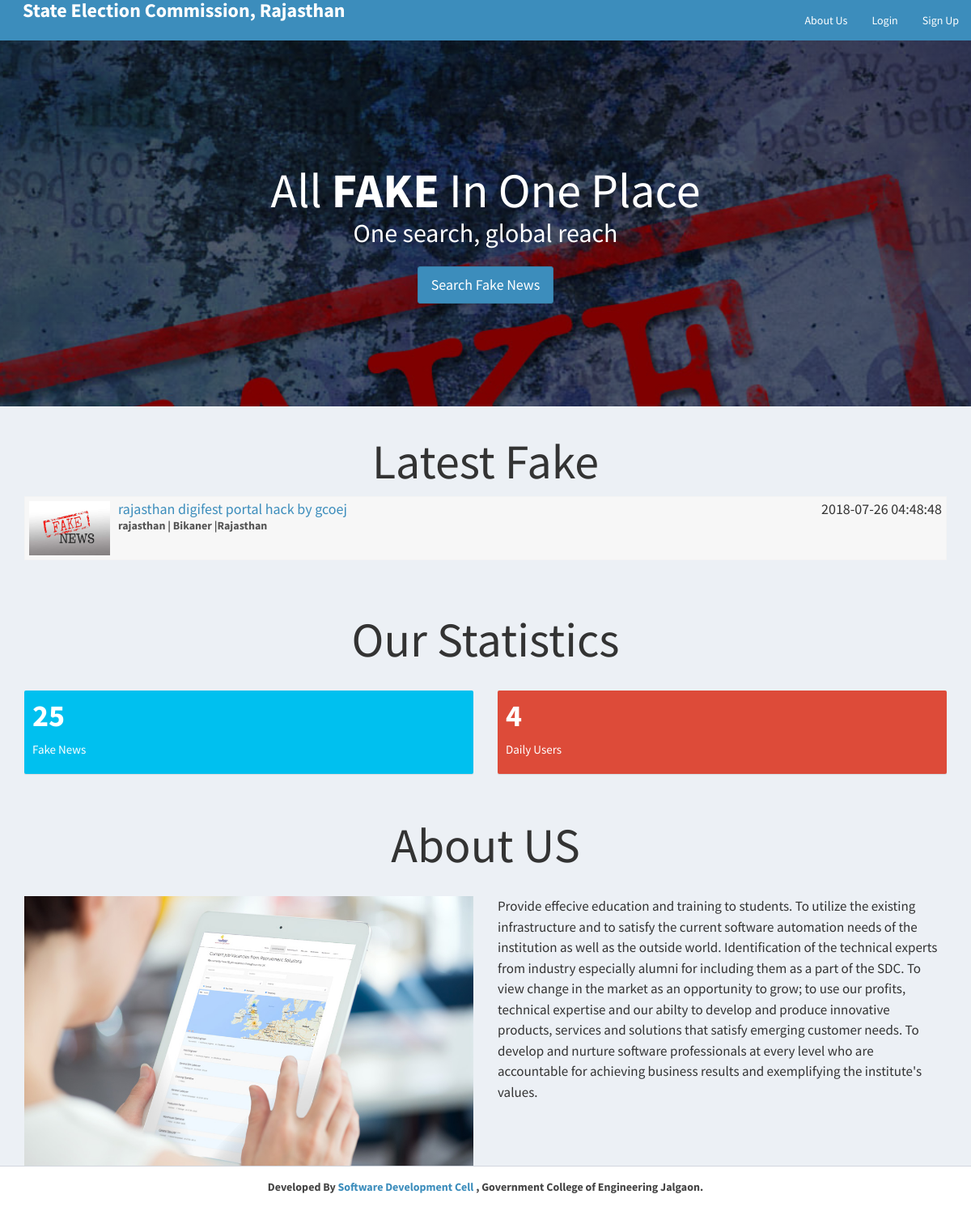
The page / on the database its author committed.
### tables this page shows
CREATE TABLE `user` (
  `id_user` int(11) NOT NULL,
  `first_name` varchar(255) NOT NULL,
  `last_name` varchar(255) NOT NULL,
  `email` varchar(255) NOT NULL,
  `mobile_number` varchar(255) NOT NULL,
  `password` varchar(255) NOT NULL,
  `city` varchar(255) NOT NULL,
  `state` varchar(255) NOT NULL,
  `country` varchar(255) NOT NULL,
  `account_type` varchar(10) NOT NULL,
  `otp` int(5) NOT NULL,
  `active_status` varchar(10) NOT NULL,
  `createdAt` timestamp NOT NULL DEFAULT CURRENT_TIMESTAMP
);

CREATE TABLE `fake_news` (
  `id_fakepost` int(11) NOT NULL,
  `id_user` int(11) NOT NULL,
  `title` longtext NOT NULL,
  `description` longtext NOT NULL,
  `createdat` timestamp NOT NULL DEFAULT CURRENT_TIMESTAMP,
  `image` longtext NOT NULL,
  `admin_clarification` longtext NOT NULL,
  `approval_status` int(11) NOT NULL
);

### index.php (the view, shortened to what this page needs)
<?php
require_once("db.php");
?>
<!DOCTYPE html>
<html>
<head>
  <link rel="stylesheet" href="https://cdnjs.cloudflare.com/ajax/libs/twitter-bootstrap/3.3.7/css/bootstrap.min.css">
  <link rel="stylesheet" href="https://cdnjs.cloudflare.com/ajax/libs/font-awesome/4.7.0/css/font-awesome.min.css">
  <link rel="stylesheet" href="https://cdnjs.cloudflare.com/ajax/libs/ionicons/2.0.1/css/ionicons.min.css">
  <link rel="stylesheet" href="css/AdminLTE.min.css">
  <link rel="stylesheet" href="css/_all-skins.min.css">
  <link rel="stylesheet" href="css/custom.css">
</head>
<body class="hold-transition skin-blue sidebar-mini">
<div class="wrapper">
<header class="main-header">
<nav class="navbar navbar-static-top">
  <div class="navbar-left">
    <a href="index.php" class="nav-spacer">
      <span class="h3 text-white"><b>State Election Commission, Rajasthan</b> </span>
    </a>
  </div>
  <div class="navbar-custom-menu">
    <ul class="nav navbar-nav">
      <li>
        <a href="#about">About Us</a>
      </li>
      <?php if(empty($_SESSION['id_user'])) { ?>
      <li>
        <a href="login.php">Login</a>
      </li>
      <li>
        <a href="register-user.php">Sign Up</a>
      </li>
      <?php } ?>
    </ul>
  </div>
</nav>
</header>
  <div class="content-wrapper" style="margin-left: 0px;">
    <section class="content-header bg-main">
      <div class="container">
        <div class="row">
          <div class="col-md-12 text-center index-head">
            <h1>All <strong>FAKE</strong> In One Place</h1>
            <p>One search, global reach</p>
            <p><a class="btn btn-primary btn-lg" href="fake-news.php" role="button">Search Fake News</a></p>
          </div>
        </div>
      </div>
    </section>
    <section class="content-header">
      <div class="container">
        <div class="row">
          <div class="col-md-12 latest-job margin-bottom-20">
            <h1 class="text-center">Latest Fake </h1>
            <?php
          $sql = "SELECT * FROM fake_news WHERE approval_status = '1' Order By Rand() Limit 10";
          $result = $conn->query($sql);
          if($result->num_rows > 0) {
            while($row = $result->fetch_assoc())
            {
              $sql1 = "SELECT * FROM user WHERE id_user='$row[id_user]'";
              $result1 = $conn->query($sql1);
              if($result1->num_rows > 0) {
                while($row1 = $result1->fetch_assoc())
                {
             ?>
            <div class="attachment-block clearfix col-md-12">
              <img class="attachment-img" src="img/photo1.png" alt="Attachment Image">
                <div class="attachment-pushed">
                <h4 class="attachment-heading"><a href="view-fnews-post.php?id=<?php echo $row['id_fakepost']; ?>"><?php echo $row['title']; ?></a> <span class="attachment-heading pull-right"><?php echo $row['createdat']; ?></span></h4>
                <div class="attachment-text">
                    <div><strong><?php echo $row1['first_name']; ?> | <?php echo $row1['city']; ?> |<?php echo $row1['state']; ?></strong></div>
                </div>
              </div>
           </div>
          <?php
              }
            }
            }
          }
          ?>
          </div>
        </div>
      </div>
    </section>
    <section id="statistics" class="content-header">
      <div class="container">
        <div class="row">
          <div class="col-md-12 text-center latest-job margin-bottom-20">
            <h1>Our Statistics</h1>
          </div>
        </div>
        <div class="row">
        <div class="col-lg-6 col-xs-6">
          <div class="small-box bg-aqua">
            <div class="inner">
             <?php
                      $sql = "SELECT * FROM fake_news";
                      $result = $conn->query($sql);
                      if($result->num_rows > 0) {
                        $totalno = $result->num_rows;
                      } else {
                        $totalno = 0;
                      }
                    ?>
              <h3><?php echo $totalno; ?></h3>
              <p>Fake News</p>
            </div>
          </div>
        </div>
        <div class="col-lg-6 col-xs-6">
          <div class="small-box bg-red">
            <div class="inner">
               <?php
                      $sql = "SELECT * FROM user WHERE active_status='1'";
                      $result = $conn->query($sql);
                      if($result->num_rows > 0) {
                        $totalno = $result->num_rows;
                      } else {
                        $totalno = 0;
                      }
                    ?>
              <h3><?php echo $totalno; ?></h3>
              <p>Daily Users</p>
            </div>
          </div>
        </div>
      </div>
      </div>
    </section>
    <section id="about" class="content-header">
      <div class="container">
        <div class="row">
          <div class="col-md-12 text-center latest-job margin-bottom-20">
            <h1>About US</h1>
          </div>
        </div>
        <div class="row">
          <div class="col-md-6">
            <img src="img/browse.jpg" class="img-responsive">
          </div>
          <div class="col-md-6 about-text margin-bottom-20">
            <p>Provide effecive education and training to students.
To utilize the existing infrastructure and to satisfy the current software automation needs of the institution as well as the outside world.
Identification of the technical experts from industry especially alumni for including them as a part of the SDC.
To view change in the market as an opportunity to grow; to use our profits, technical expertise and our abilty to develop and produce innovative products, services and solutions that satisfy emerging customer needs.
To develop and nurture software professionals at every level who are accountable for achieving business results and exemplifying the institute's values.
            </p>
          </div>
        </div>
      </div>
    </section>
  </div>
  <?php
    require_once("user/modules/footer.php");
  ?>
</div>
</body>
</html>

### user/modules/footer.php
<footer class="main-footer" style="margin-left: 0px;">
    <div class="text-center">
      <strong>Developed By <a href="https://sdc.gcoej.ac.in/" target="_blank">Software Development Cell </a>, Government College of Engineering Jalgaon</b>.</strong>
    </div>
  </footer>

### css/custom.css (style rules this page uses)
.main-header .navbar { margin-left: 0px ; }
.text-white { color: white; padding-top: 4em; margin-top: 8em; }
.nav-spacer { margin-left:2em; margin-top:8em; }
.bg-main { background: linear-gradient(0deg,rgba(0,0,0,0.5),rgba(0,0,0,0.5)), url(../img/job-search.jpg) no-repeat center center fixed !important; -webkit-background-size: cover; -moz-background-size: cover; -o-background-size: cover; background-size: cover !important; }
.index-head { padding: 10%; color: #fff; line-height: 150%; }
.index-head > h1 { font-size: 60px; }
.index-head > p { font-size: 32px; }
.index-head > p > a { margin-top: 20px; }
.latest-job { line-height: 150%; }
.latest-job > h1 { font-size: 60px; }
.about-text > p { font-size: 17px; line-height: 150%; }
.margin-bottom-20 { margin-bottom: 20px; }
.main-header { background-color: skyblue; }
.main-header { background-color: #507f92; max-height: 175px; }

### rows shown on the page
fake_news: title "rajasthan digifest portal hack by gcoej", createdat "2018-07-26 04:48:48"
user: first_name "rajasthan", city "Bikaner", state "Rajasthan"

### other values the page prints
$totalno "25"
$totalno "4"
